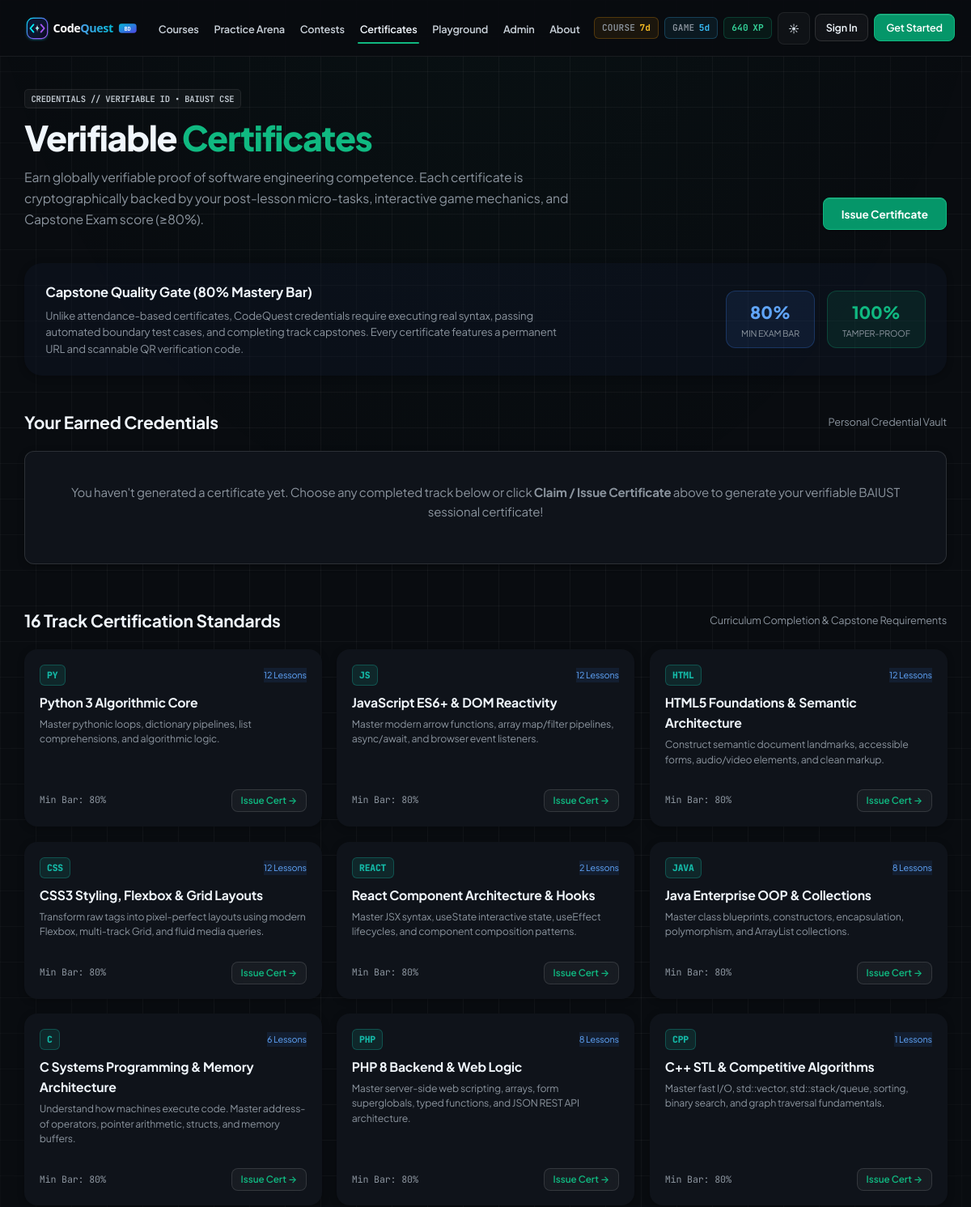
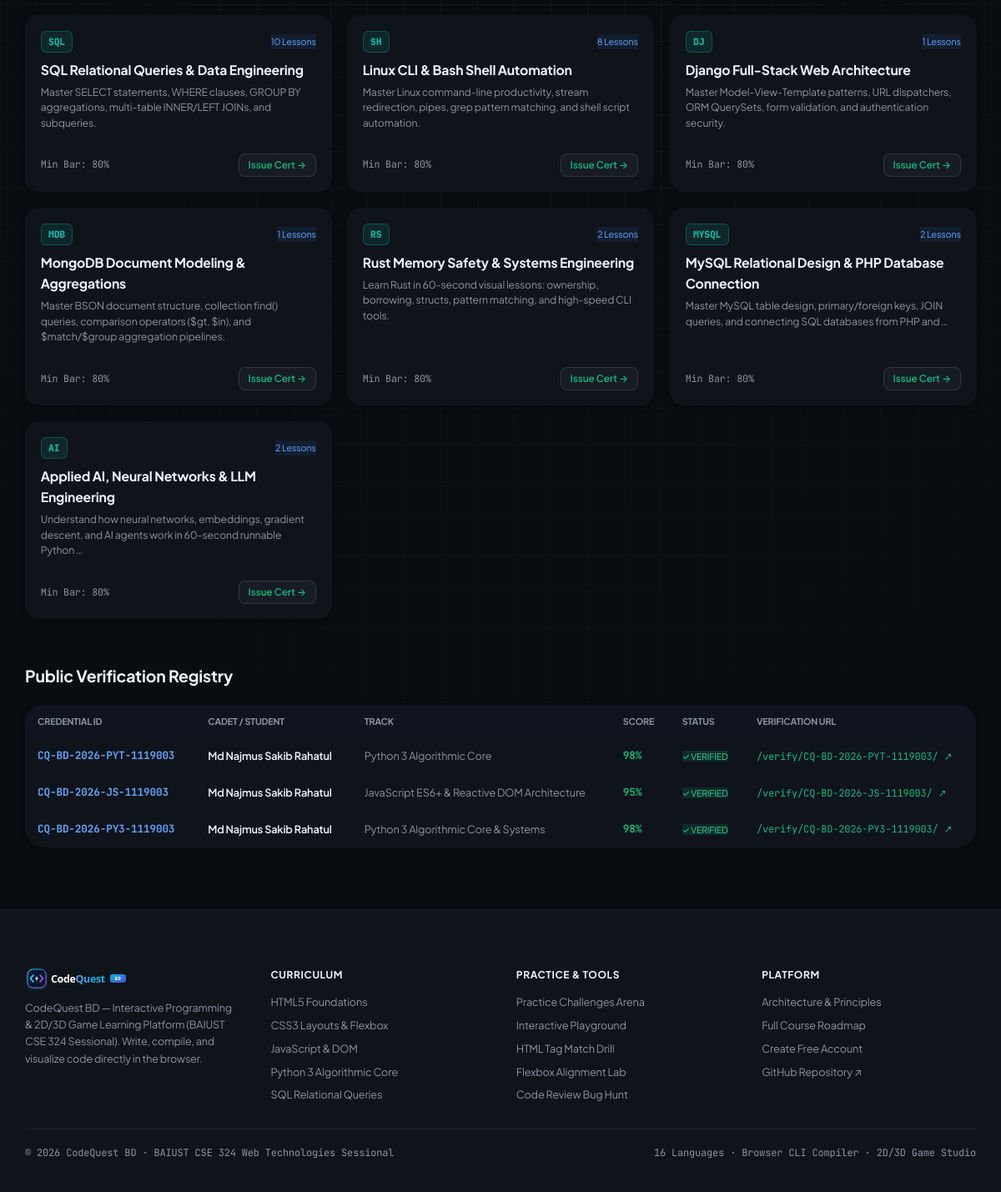
The app's page /certificates/ with its own data (2 pictures, top to bottom).
### learn/models.py (models this page shows, shortened)
class Course(models.Model):
    language = models.ForeignKey(Language, on_delete=models.CASCADE, related_name="courses")
    title = models.CharField(max_length=160)
    slug = models.SlugField(max_length=160, unique=True)
    description = models.TextField()
    level = models.CharField(max_length=40, default="Beginner")
    order = models.PositiveIntegerField(default=0)
    xp_reward = models.PositiveIntegerField(default=200)
    class Meta:
        ordering = ["order", "id"]

class Language(models.Model):
    name = models.CharField(max_length=80, unique=True)
    slug = models.SlugField(max_length=80, unique=True)
    short_code = models.CharField(max_length=16, default="CODE")
    category = models.CharField(max_length=80, default="Core Foundations")
    summary = models.CharField(max_length=240)
    icon_svg = models.TextField(blank=True, default="")
    order = models.PositiveIntegerField(default=0)
    is_active = models.BooleanField(default=True)
    class Meta:
        ordering = ["order", "name"]

class Certificate(models.Model):
    credential_id = models.CharField(max_length=64, unique=True, db_index=True)
    user = models.ForeignKey(User, on_delete=models.SET_NULL, null=True, blank=True, related_name="certificates")
    student_name = models.CharField(max_length=150)
    student_id_str = models.CharField(max_length=40, default="1119003")
    track_slug = models.CharField(max_length=80, db_index=True)
    track_title = models.CharField(max_length=160)
    mastery_score = models.PositiveIntegerField(default=96)
    issued_at = models.DateTimeField(default=timezone.now)
    is_verified = models.BooleanField(default=True)
    qr_data = models.TextField(blank=True, default="")
    class Meta:
        ordering = ["-issued_at"]

### learn/views.py (the view)
# urls.py: path("certificates/", views.certificates_hub_view, name="certificates_hub"),
def certificates_hub_view(request):
    courses = Course.objects.select_related("language").prefetch_related("lessons").all()
    user_certs = []
    if request.user.is_authenticated:
        user_certs = Certificate.objects.filter(user=request.user)
    sample_certs = Certificate.objects.filter(is_verified=True)[:8]
    return render(
        request,
        "learn/certificates.html",
        {
            "courses": courses,
            "user_certs": user_certs,
            "sample_certs": sample_certs,
        }
    )

### learn/context_processors.py (called while the page is built, shortened)
def global_stats(request):
    ensure_autonomous_platform_state()
    xp = 640
    course_streak = 7
    game_streak = 5
    completed_ids = []
    return {
        "ADMIN_URL": getattr(settings, "ADMIN_URL", "hidden-core-cms"),
        "user_xp": xp,
        "user_streak": course_streak,
        "course_streak": course_streak,
        "game_streak": game_streak,
        "completed_lesson_ids": completed_ids,
        "nav_languages": Language.objects.filter(is_active=True).prefetch_related("courses")[:16],
        "daily_auto_tasks": get_daily_auto_tasks(),
    }

### templates/learn/certificates.html (shortened to what this page needs)
{% extends "base.html" %}
{% block content %}
<div class="shell shell-wide" style="padding-top: 2.5rem; padding-bottom: 5rem;">
  <div style="margin-bottom: 2.75rem; display: flex; flex-wrap: wrap; justify-content: space-between; align-items: flex-end; gap: 1.5rem;">
    <div>
      <div class="dev-tag" style="margin-bottom: 0.75rem;">
        CREDENTIALS // VERIFIABLE ID &bull; BAIUST CSE
      </div>
      <h1 style="font-size: clamp(2.1rem, 3.8vw, 2.85rem); font-weight: 800; color: var(--text-primary); letter-spacing: -0.03em; line-height: 1.15; margin: 0 0 0.75rem 0;">
        Verifiable <span style="color: var(--accent);">Certificates</span>
      </h1>
      <p style="font-size: 1.05rem; color: var(--text-muted); max-width: 700px; line-height: 1.65; margin: 0;">
        Earn globally verifiable proof of software engineering competence. Each certificate is cryptographically backed by your post-lesson micro-tasks, interactive game mechanics, and Capstone Exam score (&ge;80%).
      </p>
    </div>
    <div>
      <button id="openClaimModalBtn" class="btn btn-primary" style="padding: 0.7rem 1.45rem; font-size: 0.9rem; font-weight: 700;">
        Issue Certificate
      </button>
    </div>
  </div>
  <div class="cq-card" style="margin-bottom: 2.75rem; border-radius: var(--radius-xl); padding: 1.5rem 1.75rem; border: 1px solid var(--border-color); background: rgba(15, 23, 42, 0.4); display: flex; flex-wrap: wrap; justify-content: space-between; align-items: center; gap: 1.5rem;">
    <div style="max-width: 650px;">
      <h3 style="font-size: 1.1rem; font-weight: 700; color: var(--text-primary); margin: 0 0 0.4rem 0; display: flex; align-items: center; gap: 0.5rem;">
        Capstone Quality Gate (80% Mastery Bar)
      </h3>
      <p style="font-size: 0.88rem; color: var(--text-muted); line-height: 1.55; margin: 0;">
        Unlike attendance-based certificates, CodeQuest credentials require executing real syntax, passing automated boundary test cases, and completing track capstones. Every certificate features a permanent URL and scannable QR verification code.
      </p>
    </div>
    <div style="display: flex; gap: 1rem; align-items: center;">
      <div style="text-align: center; padding: 0.6rem 1.2rem; background: rgba(59, 130, 246, 0.1); border: 1px solid rgba(59, 130, 246, 0.25); border-radius: var(--radius-md);">
        <div style="font-size: 1.4rem; font-weight: 800; color: #60a5fa;">80%</div>
        <div style="font-size: 0.72rem; color: var(--text-muted); text-transform: uppercase;">Min Exam Bar</div>
      </div>
      <div style="text-align: center; padding: 0.6rem 1.2rem; background: rgba(16, 185, 129, 0.1); border: 1px solid rgba(16, 185, 129, 0.25); border-radius: var(--radius-md);">
        <div style="font-size: 1.4rem; font-weight: 800; color: #10b981;">100%</div>
        <div style="font-size: 0.72rem; color: var(--text-muted); text-transform: uppercase;">Tamper-Proof</div>
      </div>
    </div>
  </div>
  <div style="margin-bottom: 3.5rem;">
    <div style="display: flex; justify-content: space-between; align-items: center; margin-bottom: 1.25rem;">
      <h2 style="font-size: 1.4rem; font-weight: 700; color: var(--text-primary); margin: 0; display: flex; align-items: center; gap: 0.5rem;">
        Your Earned Credentials
      </h2>
      <span style="font-size: 0.85rem; color: var(--text-muted);">Personal Credential Vault</span>
    </div>
    <div style="display: grid; grid-template-columns: repeat(auto-fill, minmax(350px, 1fr)); gap: 1.5rem;">
      {% for cert in user_certs %}
      <div class="cq-card" style="border-radius: var(--radius-xl); padding: 1.75rem; border: 1px solid var(--border-color); display: flex; flex-direction: column; justify-content: space-between; position: relative; overflow: hidden;">
        <div style="position: absolute; top: 0; left: 0; right: 0; height: 4px; background: linear-gradient(90deg, #10b981, #3b82f6);"></div>
        <div>
          <div style="display: flex; justify-content: space-between; align-items: flex-start; margin-bottom: 0.75rem;">
            <span class="badge" style="background: rgba(16, 185, 129, 0.15); color: #34d399; font-weight: 700; font-size: 0.75rem;">
              ✓ VERIFIED AUTHENTIC
            </span>
            <span style="font-family: var(--font-mono); font-size: 0.8rem; color: var(--text-muted);">
              {{ cert.issued_at|date:"M d, Y" }}
            </span>
          </div>
          <h3 style="font-size: 1.2rem; font-weight: 700; color: var(--text-primary); margin: 0 0 0.35rem 0;">
            {{ cert.track_title }}
          </h3>
          <div style="font-size: 0.9rem; color: var(--accent); font-weight: 600; margin-bottom: 1rem;">
            Issued to: {{ cert.student_name }}
          </div>
          <div style="background: rgba(0,0,0,0.25); padding: 0.75rem; border-radius: var(--radius-md); font-family: var(--font-mono); font-size: 0.8rem; color: #94a3b8; margin-bottom: 1rem;">
            <div>ID: <strong style="color: #f8fafc;">{{ cert.credential_id }}</strong></div>
            <div>Score: <strong style="color: #10b981;">{{ cert.mastery_score }}% Mastery</strong></div>
          </div>
        </div>
        <div style="border-top: 1px solid var(--border-color); padding-top: 1rem; display: flex; justify-content: space-between; align-items: center;">
          <a href="/verify/{{ cert.credential_id }}/" class="btn btn-ghost" style="font-size: 0.82rem; padding: 0.4rem 0.8rem;">
            Public Link &rarr;
          </a>
          <a href="/verify/{{ cert.credential_id }}/" class="btn btn-primary" style="font-size: 0.82rem; padding: 0.4rem 0.9rem;">
            View Official Certificate
          </a>
        </div>
      </div>
      {% empty %}
      <div class="cq-card" style="padding: 2.5rem; text-align: center; grid-column: 1 / -1;">
        <p style="color: var(--text-muted); margin: 0 0 1rem 0;">
          You haven't generated a certificate yet. Choose any completed track below or click <strong>Claim / Issue Certificate</strong> above to generate your verifiable BAIUST sessional certificate!
        </p>
      </div>
      {% endfor %}
    </div>
  </div>
  <div style="margin-bottom: 3.5rem;">
    <div style="display: flex; justify-content: space-between; align-items: center; margin-bottom: 1.25rem;">
      <h2 style="font-size: 1.4rem; font-weight: 700; color: var(--text-primary); margin: 0; display: flex; align-items: center; gap: 0.5rem;">
        {{ courses|length }} Track Certification Standards
      </h2>
      <span style="font-size: 0.85rem; color: var(--text-muted);">Curriculum Completion &amp; Capstone Requirements</span>
    </div>
    <div style="display: grid; grid-template-columns: repeat(auto-fill, minmax(280px, 1fr)); gap: 1.25rem;">
      {% for course in courses %}
      <div class="cq-card" style="border-radius: var(--radius-lg); padding: 1.25rem; border: 1px solid var(--border-color); display: flex; flex-direction: column; justify-content: space-between;">
        <div>
          <div style="display: flex; justify-content: space-between; align-items: center; margin-bottom: 0.5rem;">
            <span style="font-size: 0.76rem; font-family: var(--font-mono); font-weight: 800; color: #14b8a6; background: rgba(20, 184, 166, 0.12); padding: 0.2rem 0.55rem; border-radius: 6px; border: 1px solid rgba(20, 184, 166, 0.3);">{{ course.language.short_code|default:course.language.name }}</span>
            <span class="badge" style="background: rgba(59, 130, 246, 0.1); color: #60a5fa; font-size: 0.72rem;">
              {{ course.lessons.count }} Lessons
            </span>
          </div>
          <h4 style="font-size: 1.05rem; font-weight: 700; color: var(--text-primary); margin: 0 0 0.35rem 0;">
            {{ course.title }}
          </h4>
          <p style="font-size: 0.82rem; color: var(--text-muted); line-height: 1.5; margin: 0 0 1rem 0;">
            {{ course.description|truncatewords:15 }}
          </p>
        </div>
        <div style="border-top: 1px solid var(--border-color); padding-top: 0.85rem; display: flex; justify-content: space-between; align-items: center;">
          <span style="font-size: 0.78rem; color: var(--text-muted); font-family: var(--font-mono);">
            Min Bar: 80%
          </span>
          <button onclick="quickClaim('{{ course.slug }}', '{{ course.title }}')" class="btn btn-ghost" style="font-size: 0.78rem; padding: 0.35rem 0.7rem; color: #10b981;">
            Issue Cert &rarr;
          </button>
        </div>
      </div>
      {% endfor %}
    </div>
  </div>
  <div>
    <h2 style="font-size: 1.3rem; font-weight: 700; color: var(--text-primary); margin: 0 0 1.25rem 0; display: flex; align-items: center; gap: 0.5rem;">
      Public Verification Registry
    </h2>
    <div class="cq-card" style="border-radius: var(--radius-xl); overflow: hidden; border: 1px solid var(--border-color); padding: 0;">
      <div style="overflow-x: auto;">
        <table style="width: 100%; border-collapse: collapse; text-align: left; font-size: 0.85rem;">
          <thead>
            <tr style="background: rgba(15, 23, 42, 0.4); border-bottom: 1px solid var(--border-color); color: var(--text-muted); font-size: 0.72rem; text-transform: uppercase;">
              <th style="padding: 0.75rem 1rem;">Credential ID</th>
              <th style="padding: 0.75rem 1rem;">Cadet / Student</th>
              <th style="padding: 0.75rem 1rem;">Track</th>
              <th style="padding: 0.75rem 1rem;">Score</th>
              <th style="padding: 0.75rem 1rem;">Status</th>
              <th style="padding: 0.75rem 1rem;">Verification URL</th>
            </tr>
          </thead>
          <tbody>
            {% for sc in sample_certs %}
            <tr style="border-bottom: 1px solid var(--border-color);">
              <td style="padding: 0.75rem 1rem; font-family: var(--font-mono); font-weight: 700; color: #60a5fa;">
                {{ sc.credential_id }}
              </td>
              <td style="padding: 0.75rem 1rem; font-weight: 600; color: var(--text-primary);">
                {{ sc.student_name }}
              </td>
              <td style="padding: 0.75rem 1rem; color: var(--text-muted);">
                {{ sc.track_title }}
              </td>
              <td style="padding: 0.75rem 1rem; font-family: var(--font-mono); font-weight: 700; color: #10b981;">
                {{ sc.mastery_score }}%
              </td>
              <td style="padding: 0.75rem 1rem;">
                <span class="badge" style="background: rgba(16, 185, 129, 0.15); color: #34d399; font-size: 0.7rem;">
                  ✓ VERIFIED
                </span>
              </td>
              <td style="padding: 0.75rem 1rem;">
                <a href="/verify/{{ sc.credential_id }}/" target="_blank" style="color: var(--accent); text-decoration: none; font-family: var(--font-mono); font-size: 0.8rem;">
                  /verify/{{ sc.credential_id }}/ &nearr;
                </a>
              </td>
            </tr>
            {% empty %}
            <tr>
              <td colspan="6" style="padding: 1.5rem; text-align: center; color: var(--text-muted);">
                No sample credentials registered yet.
              </td>
            </tr>
            {% endfor %}
          </tbody>
        </table>
      </div>
    </div>
  </div>
</div>
{% endblock %}

### records on screen
Course: language.short_code "PY", lessons.count "12", title "Python 3 Algorithmic Core", description "Master pythonic loops, dictionary pipelines, list comprehensions, and algorithmic logic."
Course: language.short_code "JS", lessons.count "12", title "JavaScript ES6+ & DOM Reactivity", description "Master modern arrow functions, array map/filter pipelines, async/await, and browser event listeners."
Course: language.short_code "HTML", lessons.count "12", title "HTML5 Foundations & Semantic Architecture", description "Construct semantic document landmarks, accessible forms, audio/video elements, and clean markup."
Course: language.short_code "CSS", lessons.count "12", title "CSS3 Styling, Flexbox & Grid Layouts", description "Transform raw tags into pixel-perfect layouts using modern Flexbox, multi-track Grid, and fluid media queries."
Course: language.short_code "REACT", lessons.count "2", title "React Component Architecture & Hooks", description "Master JSX syntax, useState interactive state, useEffect lifecycles, and component composition patterns."
Course: language.short_code "JAVA", lessons.count "8", title "Java Enterprise OOP & Collections", description "Master class blueprints, constructors, encapsulation, polymorphism, and ArrayList collections."
Course: language.short_code "C", lessons.count "6", title "C Systems Programming & Memory Architecture", description "Understand how machines execute code. Master address-of operators, pointer arithmetic, structs, and memory buffers."
Course: language.short_code "PHP", lessons.count "8", title "PHP 8 Backend & Web Logic", description "Master server-side web scripting, arrays, form superglobals, typed functions, and JSON REST API architecture."
Course: language.short_code "CPP", lessons.count "1", title "C++ STL & Competitive Algorithms", description "Master fast I/O, std::vector, std::stack/queue, sorting, binary search, and graph traversal fundamentals."
Course: language.short_code "SQL", lessons.count "10", title "SQL Relational Queries & Data Engineering", description "Master SELECT statements, WHERE clauses, GROUP BY aggregations, multi-table INNER/LEFT JOINs, and subqueries."
Course: language.short_code "SH", lessons.count "8", title "Linux CLI & Bash Shell Automation", description "Master Linux command-line productivity, stream redirection, pipes, grep pattern matching, and shell script automation."
Course: language.short_code "DJ", lessons.count "1", title "Django Full-Stack Web Architecture", description "Master Model-View-Template patterns, URL dispatchers, ORM QuerySets, form validation, and authentication security."
Course: language.short_code "MDB", lessons.count "1", title "MongoDB Document Modeling & Aggregations", description "Master BSON document structure, collection find() queries, comparison operators ($gt, $in), and $match/$group aggregation pipelines."
Course: language.short_code "RS", lessons.count "2", title "Rust Memory Safety & Systems Engineering", description "Learn Rust in 60-second visual lessons: ownership, borrowing, structs, pattern matching, and high-speed CLI tools."
Course: language.short_code "MYSQL", lessons.count "2", title "MySQL Relational Design & PHP Database Connection", description "Master MySQL table design, primary/foreign keys, JOIN queries, and connecting SQL databases from PHP and …"
Course: language.short_code "AI", lessons.count "2", title "Applied AI, Neural Networks & LLM Engineering", description "Understand how neural networks, embeddings, gradient descent, and AI agents work in 60-second runnable Python …"
Certificate: credential_id "CQ-BD-2026-PYT-1119003", student_name "Md Najmus Sakib Rahatul", track_title "Python 3 Algorithmic Core", mastery_score "98"
Certificate: credential_id "CQ-BD-2026-JS-1119003", student_name "Md Najmus Sakib Rahatul", track_title "JavaScript ES6+ & Reactive DOM Architecture", mastery_score "95"
Certificate: credential_id "CQ-BD-2026-PY3-1119003", student_name "Md Najmus Sakib Rahatul", track_title "Python 3 Algorithmic Core & Systems", mastery_score "98"

### other values on screen
{{ course_streak|default:user_streak }} "7"
{{ game_streak|default:5 }} "5"
{{ user_xp }} "640"
{{ courses|length }} "16"
